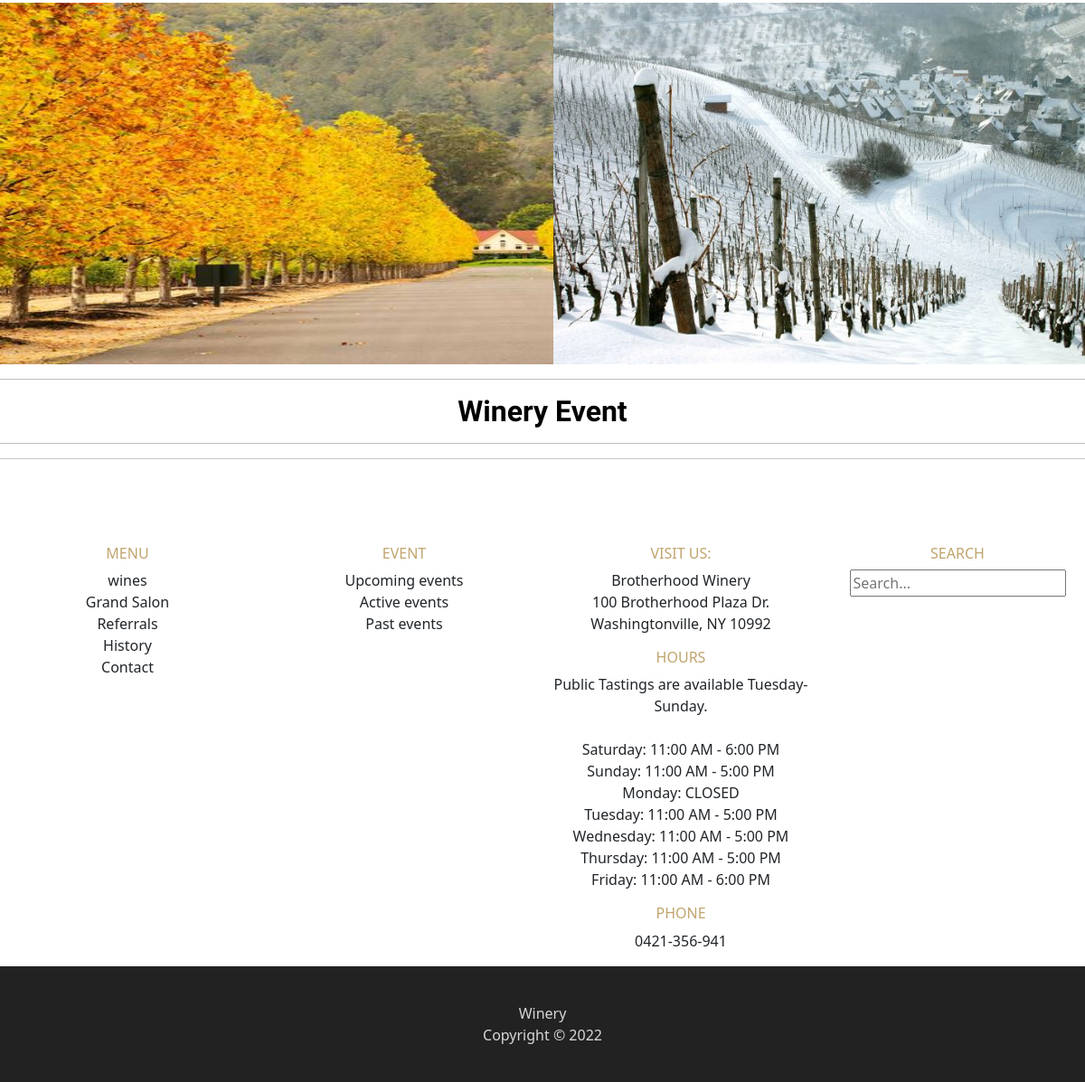
Before: / (lower part) with the older database file.
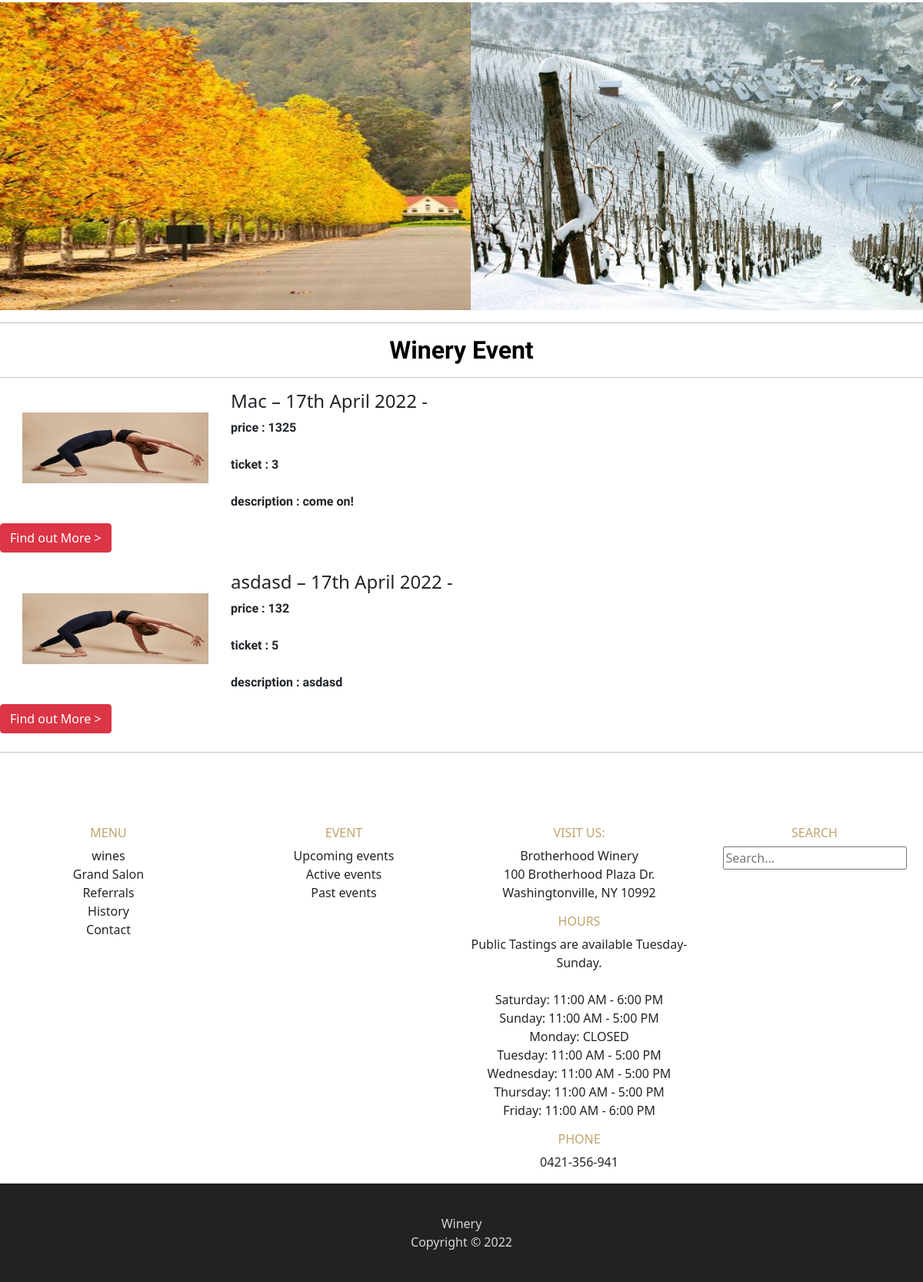
After: the same page with the newer database file.
### winery/models.py (models this page shows, shortened)
class Destination(db.Model):
    __tablename__ = 'destinations'
    id = db.Column(db.Integer, primary_key=True)
    name = db.Column(db.String(80))
    description = db.Column(db.String(200))
    image = db.Column(db.String(400))
    ticket_quantity = db.Column(db.Integer)
    price = db.Column(db.Integer)
    comments = db.relationship('Comment', backref='destination')

### winery/views.py (the view)
@mainbp.route('/')
def index():
    destinations = Destination.query.all()
    return render_template('base.html',destinations=destinations)

### winery/templates/base.html (shortened to what this page needs)
<!DOCTYPE html>
<html lang="en">
{% from "bootstrap5/form.html" import render_form  %}
{% block header %}
<head>
  <link rel="stylesheet" href="{{url_for('static',filename='css/main.css')}}"/>
  <link href="https://cdn.jsdelivr.net/npm/bootstrap@5.1.0/dist/css/bootstrap.min.css" rel="stylesheet">
  <link rel='stylesheet' href='https://cdn.jsdelivr.net/npm/bootstrap-icons@1.7.2/font/bootstrap-icons.css'>
  <link rel="stylesheet" href="https://cdnjs.cloudflare.com/ajax/libs/font-awesome/4.7.0/css/font-awesome.min.css">
</head>
<body>
  {% endblock %}
  {% block content %}
  <div class ="container-flex">
    <div class = "row">
      <div class = "divided-picture-writing col-md-6">
        <img src = "{{ url_for('static', filename='img/winery_picture1.jpg') }}" alt ="background" class ="picture1 img-response">
      </div>
      <div class = "divided-picture col-md-6">
        <img src ="{{ url_for('static', filename='img/winery_picture2.jpg') }}" alt ="background" class ="picture1 img-response">
      </div>
    </div>
  </div>
     <main>
        <div class ="container-flex">
          <div class = "row">
            <div class = "Upcoming-event col-lg">
              <hr>
              <h2>Winery Event</h2>
              <hr>
            </div>
          </div>
          <div class = "row">
            <div class = "event col-lg">
              {% for destination in destinations %}
                <img src= {{destination.image}} alt="event_1" class = "img-thumbnail" />
                <h4> {{destination.name}} – 17th April 2022 -  </h4>
                <p>price : {{destination.price}}<br><br>
                   ticket : {{destination.ticket_quantity}}<br><br>
                   description : {{destination.description}}
                </p>
                <a href="{{url_for('main.detail_event') }}" class="btn btn-danger">Find out More ></a>
                <br>
                <br>
              {% endfor %}
            </div>
          </div>
     <div class = "container-flex">
       <div class = "row">
        <hr>
        <br><br><br><br>
       </div>
     </div>
      <div class = "minibar container-flex">
        <div class = "row">
          <div class="menu col">
              <h6>MENU</h6>
              <p> wines <br>
                  Grand Salon<br>
                  Referrals<br>
                  History<br>
                  Contact
              </p>
          </div>
          <div class="Event col">
              <h6>EVENT</h6>
              <p>
                Upcoming events<br>
                Active events<br>
                Past events
              </p>
          </div>
          <div class="visit col">
            <h6>VISIT US:</h6>
            <p>
              Brotherhood Winery<br>
              100 Brotherhood Plaza Dr.<br>
              Washingtonville, NY 10992<br>
            </p>
            <h6>HOURS</h6>
            <p>
              Public Tastings are available Tuesday-Sunday.<br><br>
              Saturday: 11:00 AM - 6:00 PM<br>
              Sunday: 11:00 AM - 5:00 PM<br>
              Monday: CLOSED<br>
              Tuesday: 11:00 AM - 5:00 PM<br>
              Wednesday: 11:00 AM - 5:00 PM<br>
              Thursday: 11:00 AM - 5:00 PM<br>
              Friday: 11:00 AM - 6:00 PM<br>
            </p>
            <h6>PHONE</h6>
            <p>
              0421-356-941
            </p>
          </div>
          <div class="search col">
          <h6>SEARCH</h6>
            <input type="text" placeholder="Search...">
          </div>
        </div>
      </div>
    </main>
    {% endblock %}
    <footer>
      <span>Winery<br />Copyright &copy; 2022 </span>
    </footer>
  </body>
</html>

### winery/static/css/main.css (style rules this page uses)
.divided-picture img { max-width: 100%; max-height: 100%; }
.picture1 { height: 400px; width: 1100px; }
.Upcoming-event { background-color: white; color : black; text-align: center; font-family: 'Barlow Semi Condensed', sans-serif; }
.Upcoming-event h2 { font-weight: bold; }
.event img { width :300px; height: 150px; border: 25px solid white; float: left; }
.event p { font-size: 15x; font-weight : bolder; font-family: 'Barlow Semi Condensed', sans-serif; }
.minibar h6 { color :#c0a46c; text-align: center; }
.minibar p { text-align: center; }
.minibar input { float: none; margin:0 auto; }
.search { text-align: center; }
footer { background: #222; padding: 40px; text-align: center; color: #d8d8d8; }

Changed rows visible on the page:
added Destination: image (picture), name "Mac", price "1325", ticket_quantity "3", description "come on!"
added Destination: image (picture), name "asdasd", price "132", ticket_quantity "5", description "asdasd"
